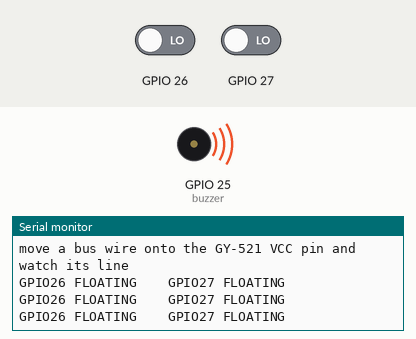
This sketch was run on a simulated ESP32. Parts: buzzer (waves = sounding, pin HIGH), the last lines printed to the serial monitor. Inputs (shaded band) come from the test bench; at power-on: GPIO 26 LOW, GPIO 27 LOW.

Above: at 1.6 s.
1.7 s: GPIO 26 driven HIGH
At 2.3 s:
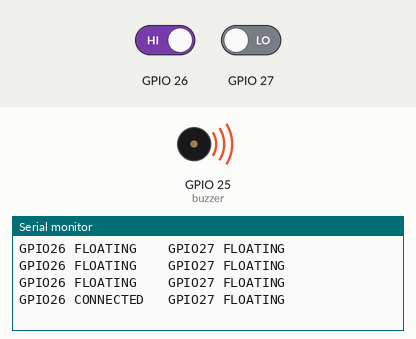
3.9 s: GPIO 27 driven HIGH
At 4.3 s:
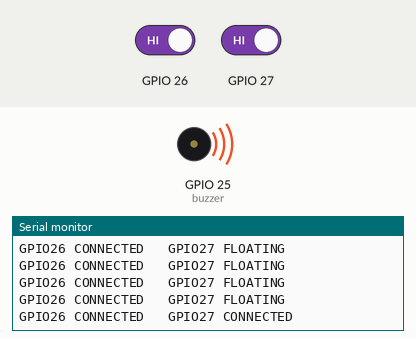
5.9 s: GPIO 26 driven LOW
At 6.3 s:
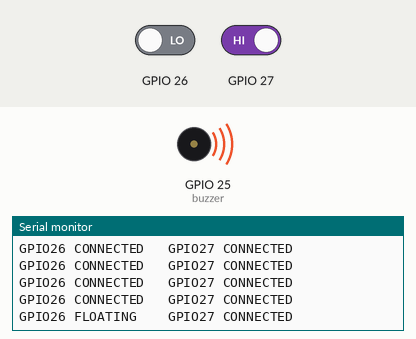

The sketch:

line_probe.ino
```cpp
// firmware/line_probe/line_probe.ino
// Live pull-up monitor, twice a second. Move a bus wire's sensor end onto the
// GY-521's VCC pin: if that line flips to CONNECTED, the jumper and the
// breadboard holes are fine and the fault is at the module's own pin. If it
// stays FLOATING, the jumper or the hole is the problem.
int rise(int pin) {
  pinMode(pin, OUTPUT);
  digitalWrite(pin, LOW);
  delayMicroseconds(200);
  pinMode(pin, INPUT);
  for (int i = 0; i < 400; i++) if (digitalRead(pin)) return i;
  return -1;
}

void setup() {
  Serial.begin(115200);
  delay(400);
  pinMode(25, OUTPUT); digitalWrite(25, HIGH);   // buzzer is active-LOW: HIGH is silent
  Serial.println("\nmove a bus wire onto the GY-521 VCC pin and watch its line");
}

void loop() {
  int a = rise(26), b = rise(27);
  Serial.printf("GPIO26 %-9s   GPIO27 %-9s\n",
                a < 0 ? "FLOATING" : "CONNECTED",
                b < 0 ? "FLOATING" : "CONNECTED");
  delay(500);
}
```

Measured:
- after the input at 1.7 s, the serial monitor: prints a new line after 0.22 s (image 1)
- after the input at 3.9 s, the serial monitor: prints a new line at once (image 2)
- after the input at 5.9 s, the serial monitor: prints a new line at once (image 3)
